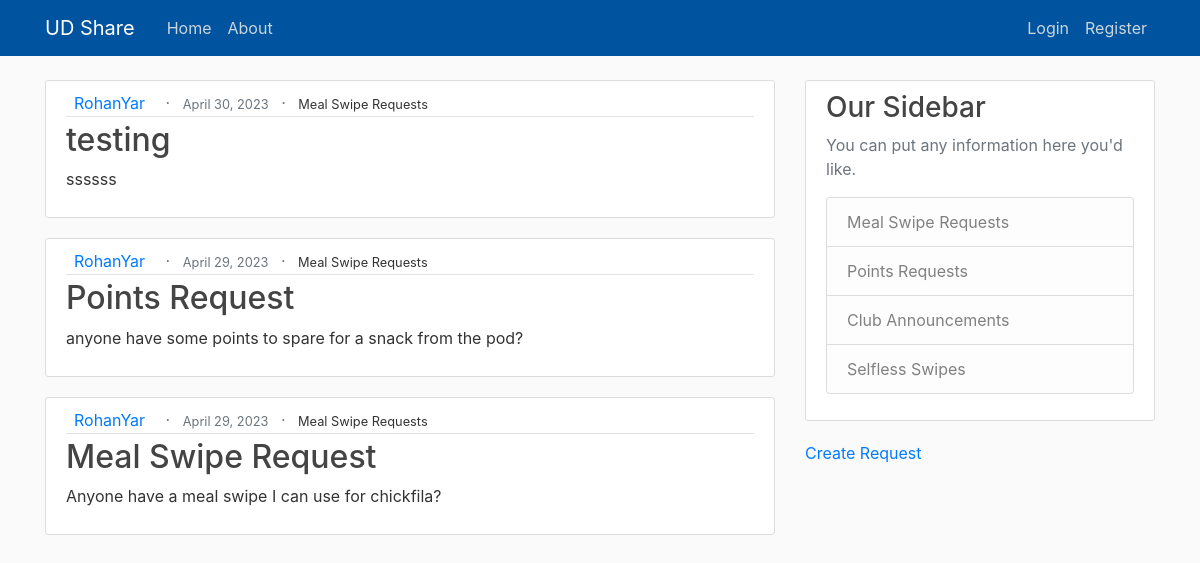
The app's page /, older data.
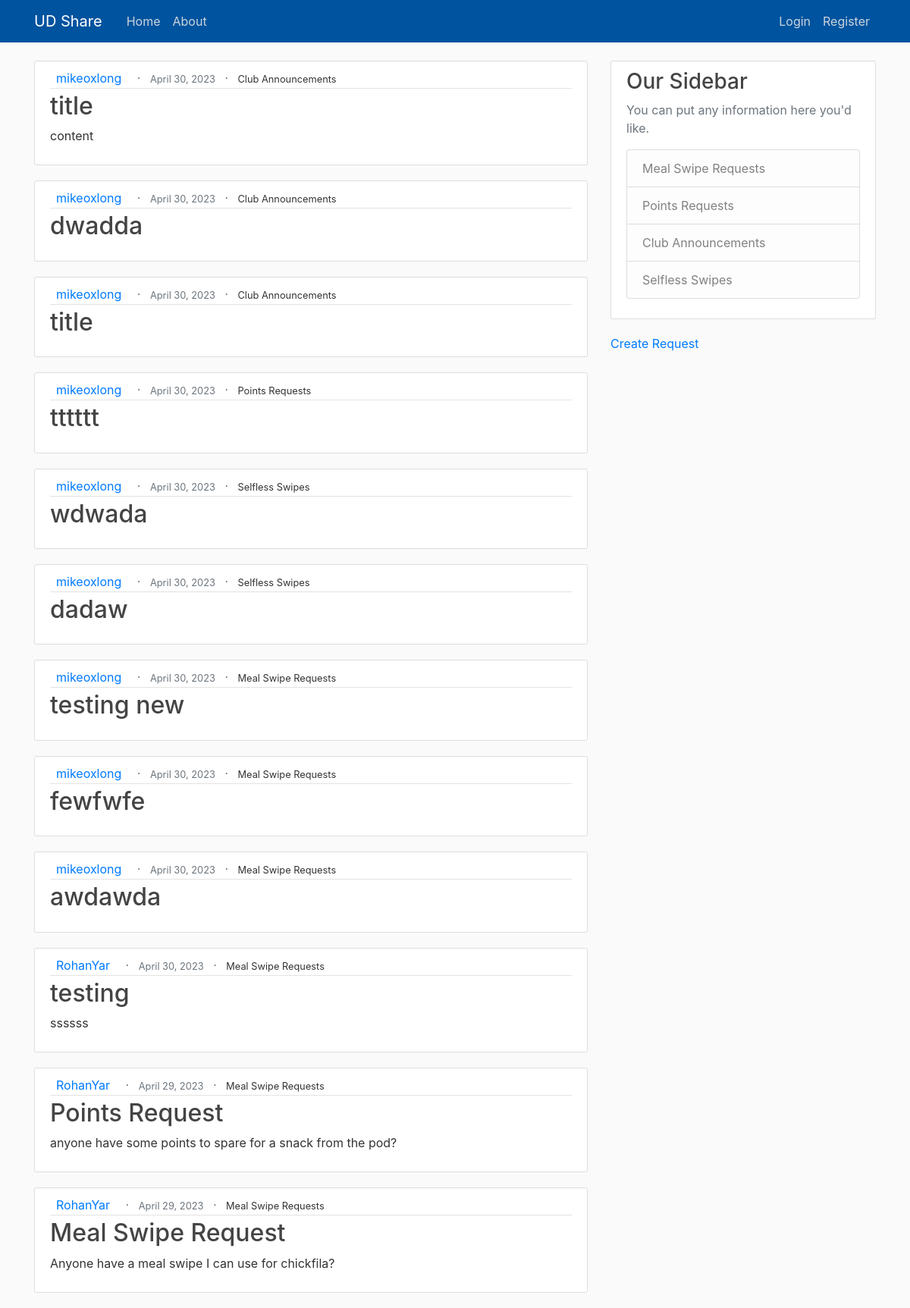
The same page, newer data.
### blog/models.py (models this page shows, shortened)
class Post(models.Model):
    CATEGORY_CHOICES = (
        ('option1', 'Meal Swipe Requests'),
        ('option2', 'Points Requests'),
        ('option3', 'Club Announcements'),
        ('option4', 'Selfless Swipes'),
    )
    title = models.CharField(max_length=100)
    content = models.TextField()
    date_posted = models.DateTimeField(default=timezone.now)
    author = models.ForeignKey(User, on_delete=models.CASCADE)
    category = models.CharField(max_length=20, choices=CATEGORY_CHOICES)

### blog/views.py (the view)
# urls.py: path('', PostListView.as_view(), name='blog-home'),
class PostListView(ListView):
    model = Post
    template_name = 'blog/home.html'
    context_object_name = 'posts'
    ordering = ['-date_posted']

### blog/templates/blog/home.html
{% extends "blog/base.html" %}
{% block content %}
    {% for post in posts %}
        <article class="media content-section">
            <div class="media-body">
                <div class="article-metadata">
                    <a class="ml-2 mr-2" href="#">{{ post.author }}</a>
                    <span class="text-muted mx-2">&middot;</span>
                    <small class="text-muted">{{ post.date_posted|date:"F d, Y" }}</small>
                    <span class="text-muted mx-2">&middot;</span>
                    <small  id="category">{{ post.get_category_display }}</small>
                </div>
                <h2><a class="article-title" href="{% url 'post-detail' post.id %}">{{ post.title }}</a></h2>
                <p class="article-content">{{ post.content }}</p>
            </div>
        </article>
    {% endfor %}
{% endblock content %}

### blog/templates/blog/base.html (shortened to what this page needs)
{% load static %}
<!DOCTYPE html>
<html lang="en">
<head>
    <link rel="stylesheet" href="https://cdn.jsdelivr.net/npm/bootstrap@4.0.0/dist/css/bootstrap.min.css">
    <link rel="stylesheet" type="text/css" href="{% static 'blog/main.css' %}">
</head>
<body>
    <header class="site-header">
        <nav class="navbar navbar-expand-md navbar-dark bg-blue fixed-top">
          <div class="container">
            <a class="navbar-brand mr-4" href="{% url 'blog-home' %}">UD Share</a>
            <div class="collapse navbar-collapse" id="navbarToggle">
              <div class="navbar-nav mr-auto">
                <a class="nav-item nav-link" href="{% url 'blog-home' %}">Home</a>
                <a class="nav-item nav-link" href="{% url 'blog-about' %}">About</a>
              </div>
              <div class="navbar-nav">
                {% if user.is_authenticated %}
                  <a class="nav-item nav-link" href="{% url 'profile' %}">Profile</a>
                  <a class="nav-item nav-link" href="{% url 'logout' %}">Logout</a>
                {% else %}
                  <a class="nav-item nav-link" href="{% url 'login' %}">Login</a>
                  <a class="nav-item nav-link" href="{% url 'register' %}">Register</a>
                {% endif %}
              </div>
            </div>
          </div>
        </nav>
      </header>
      <main role="main" class="container">
        <div class="row">
          <div class="col-md-8">
            {% block content %}{% endblock %}
          </div>
          <div class="col-md-4">
            <div class="content-section">
              <h3>Our Sidebar</h3>
              <p class='text-muted'>You can put any information here you'd like.
                <ul class="list-group">
                  <a class="list-group-item list-group-item-light" href="{% url 'category-posts' 'Meal Swipe Requests' %}">Meal Swipe Requests</a>
                  <a class="list-group-item list-group-item-light" href="#">Points Requests</a>
                  <a class="list-group-item list-group-item-light" href="#">Club Announcements</a>
                  <a class="list-group-item list-group-item-light" href="#">Selfless Swipes</a>
                </ul>
              </p>
            </div>
            <a class="CreatRequest" href="{% url 'post-create' %}">Create Request</a>
          </div>
        </div>
      </main>
</body>
</html>

### blog/static/blog/main.css (style rules this page uses)
body { background: #fafafa; color: #333333; margin-top: 5rem; }
h1, h2, h3, h4, h5, h6 { color: #444444; }
ul { margin: 0; }
.bg-blue { background-color: #00539f; }
.site-header .navbar-nav .nav-link { color: #cbd5db; }
.content-section { background: #ffffff; padding: 10px 20px; border: 1px solid #dddddd; border-radius: 3px; margin-bottom: 20px; }
.article-title { color: #444444; }
.article-content { white-space: pre-line; }
.article-metadata { padding-bottom: 1px; margin-bottom: 4px; border-bottom: 1px solid #e3e3e3 }
#category { text-align: right; }

Row changes from the older to the newer data that the page shows:
added Post: author "mikeoxlong", date_posted "April 30, 2023", category "Club Announcements", title "title", content "content"
added Post: author "mikeoxlong", date_posted "April 30, 2023", category "Club Announcements", title "dwadda"
added Post: author "mikeoxlong", date_posted "April 30, 2023", category "Club Announcements", title "title"
added Post: author "mikeoxlong", date_posted "April 30, 2023", category "Points Requests", title "tttttt"
added Post: author "mikeoxlong", date_posted "April 30, 2023", category "Selfless Swipes", title "wdwada"
added Post: author "mikeoxlong", date_posted "April 30, 2023", category "Selfless Swipes", title "dadaw"
added Post: author "mikeoxlong", date_posted "April 30, 2023", category "Meal Swipe Requests", title "testing new"
added Post: author "mikeoxlong", date_posted "April 30, 2023", category "Meal Swipe Requests", title "fewfwfe"
added Post: author "mikeoxlong", date_posted "April 30, 2023", category "Meal Swipe Requests", title "awdawda"
